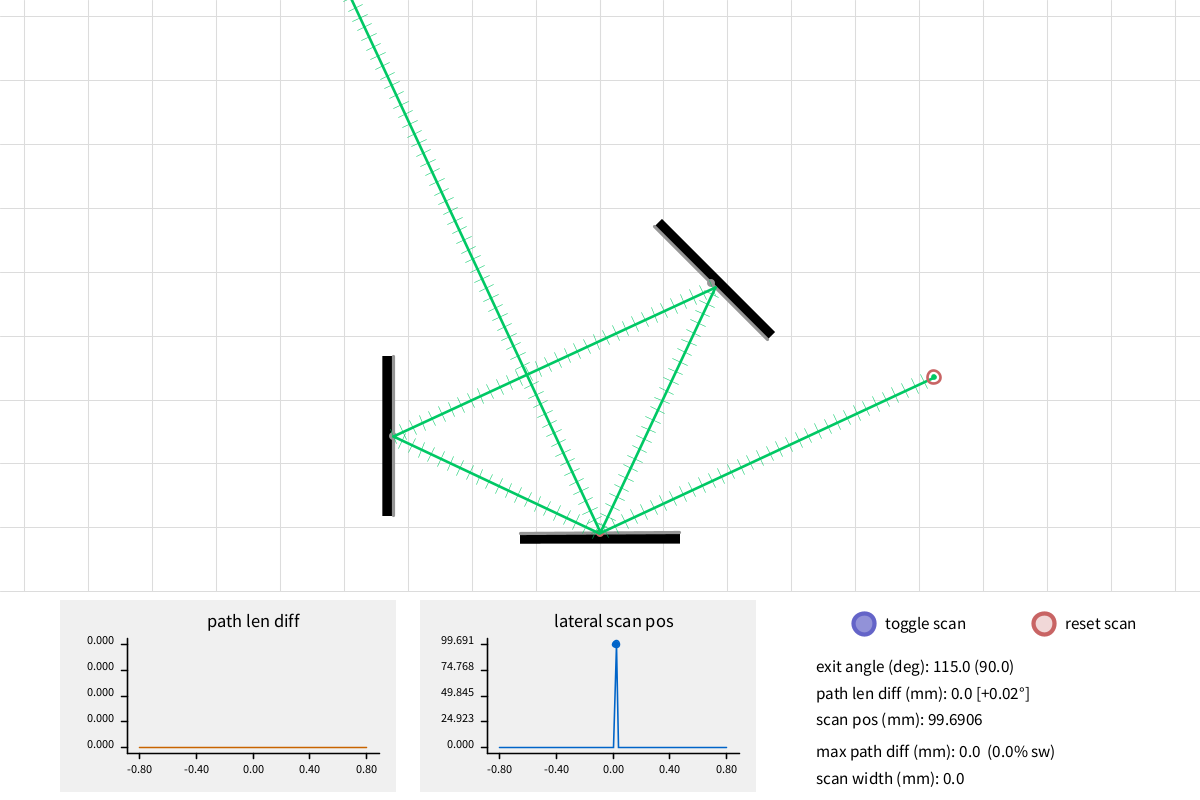
Frame 1 (no input)
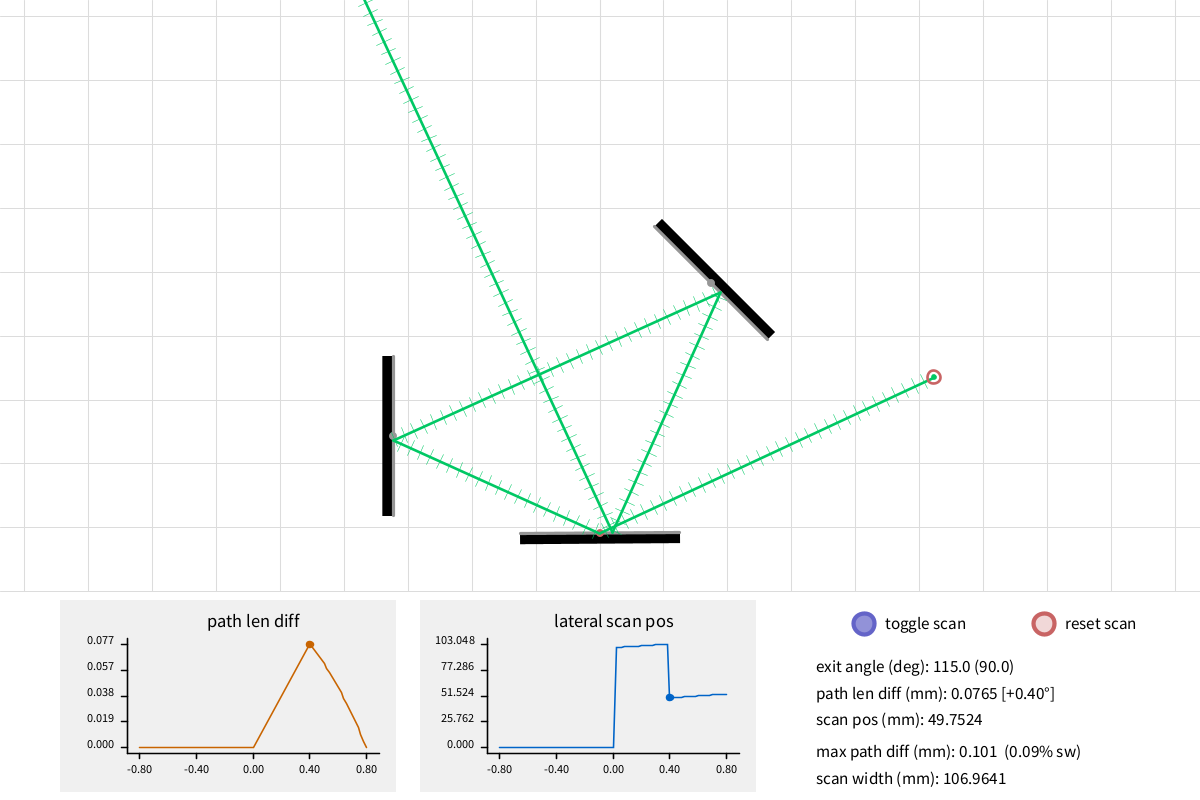
Frame 60 (the mouse pressed at the canvas centre just before this capture)
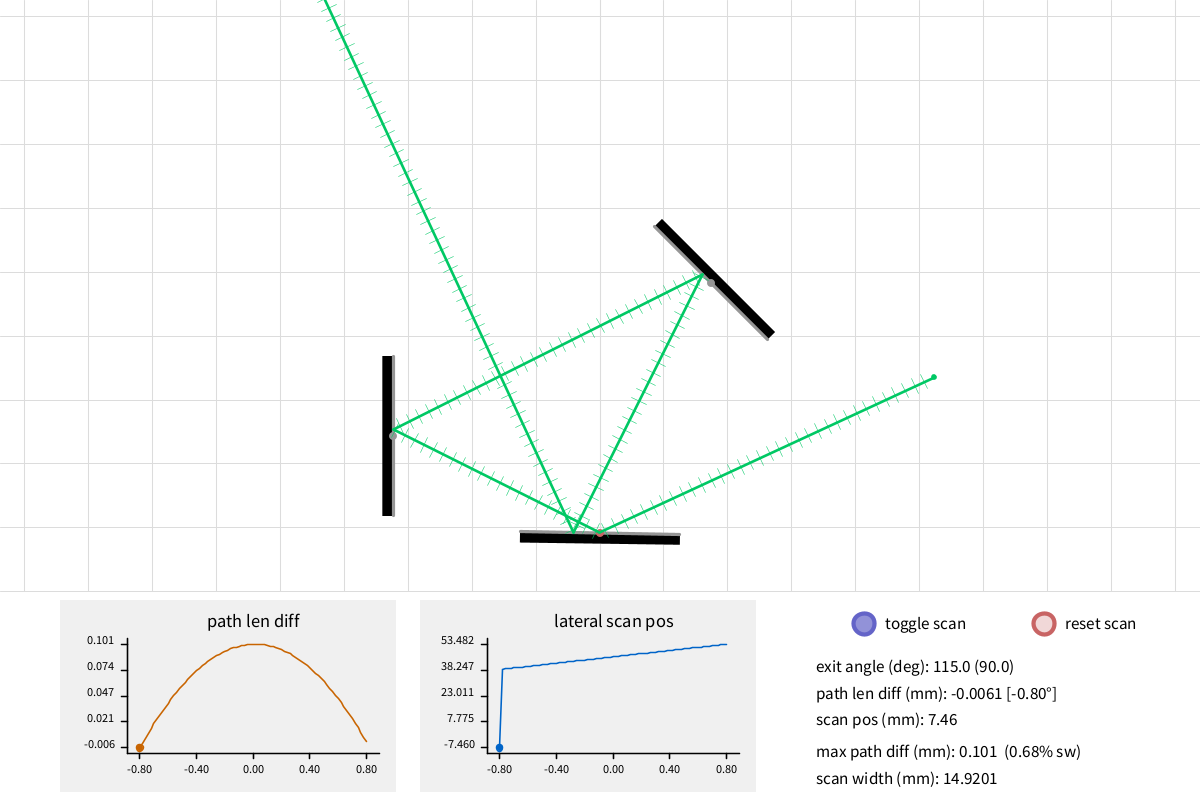
Frame 120 (the mouse held since frame 60 and released just before this capture)

The Processing sketch that drew these frames (run headless with seeded random() and noise(); from frame 60 on, the mouse is pressed at the canvas centre):

// Processing sketch: scandreas_sim
// ── scandreas_sim.pde
Mirror[] mr;
Source sc;
Button[] bt;
Plot[] plt;

int nmr = 3; // number of mirrors
float su; // screen units (to adjust for smaller screens, e.g. cellphone using APDE)
float rs; // real scale: screen unit size (mm)
float pannelTop;

int typeInUse; // type of object currently being modified
int activeObject; // object that is selected for editing
boolean doScan = true; // scan mirrors that are enabled to do so

float gridSpacing = 20; // grid spacing (mm)


final int TYPE_SOURCE = 1;
final int TYPE_MIRROR = 2;
final int TYPE_BUTTON = 3;
final int TYPE_NONE = -1;

void setup() {
  // fullScreen();
  size(1200,800);
  su = height/1500.0; // px/su
  rs = 0.16667; // mm/su
  pannelTop = height*0.74;
  
  sc = new Source( 934, 377, 155, nmr);

  mr = new Mirror[nmr];
  bt = new Button[2];
  plt = new Plot[3];

  mr[0] = new Mirror(600, 533, 90, 0);
  mr[0].scan = true; // scanning mirror
  mr[1] = new Mirror(393, 436, 0, 1);
  mr[2] = new Mirror(711, 283, -135, 2);
  

  bt[0] = new Button(width*0.72, height * 0.78, color(100, 100, 200), true, TYPE_NONE, "toggle scan");
  bt[1] = new Button(width*0.87, height * 0.78, color(200, 100, 100), true, TYPE_NONE, "reset scan");
  
  plt[0] = new Plot(width*0.05, height * 0.75, color(200, 100, 0), "path len diff", int(mr[0].scan_range));
  plt[1] = new Plot(width*0.35, height * 0.75, color(0, 100, 200), "lateral scan pos", int(mr[0].scan_range));
 
  for(int i = 0; i<plt[0].nvalues; i++){
    plt[0].xvalues[i] = (float(2 * i)/(mr[0].scan_range - 1) - 1) * degrees(-mr[0].scan_amp);
    plt[1].xvalues[i] = (float(2 * i)/(mr[0].scan_range - 1) - 1) * degrees(-mr[0].scan_amp);
  }
  
  activeObject = nmr;
  sc.trace();
  
  typeInUse = TYPE_NONE;
  
}
  
void draw() {
  background(255);
  makeGrid(gridSpacing/rs*su);
  
  for(int i = 0; i < bt.length; i++) {
    bt[i].check();
    }
  
  doScan = bt[0].statusOn;
  if (bt[1].statusOn){
    bt[1].statusOn = false;
    mr[0].scan_index = (mr[0].scan_range-1) / 2 - 1;
    mr[0].scan_step = 1;
    mr[0].scanStep();
  }
  
  for(int i=0; i<nmr; i++) {
    mr[i].update();
    println("m" + i, mr[i].pos, degrees(-mr[i].center_angle));
  }
  sc.update();
  println("r", sc.rays[0].pos, degrees(-sc.rays[0].dir.heading()));
  println();
  
  // painting bottom pannel
  noStroke();
  fill(255);
  rect(0, pannelTop, width, height*0.3);
 
  for(int i = 0; i < bt.length; i++) {
    bt[i].update();
  }
  sc.showMeasurements();
  
  plt[0].yvalues[mr[0].scan_index] = (sc.len - sc.scan_lminP) / su * rs;
  plt[1].yvalues[mr[0].scan_index] = (sc.scan_latPos - sc.scan_minLat - (sc.scan_maxLat - sc.scan_minLat)/2) / su * rs;
  
  plt[0].currIndex = mr[0].scan_index;
  plt[1].currIndex = mr[0].scan_index;
  
  plt[0].update();
  plt[1].update();
}


void makeGrid(float spacing){
  stroke(220);
  strokeWeight(2 * su);
  for(float x = 0; x < width/2 ; x += spacing){
    line(width/2 + x, 0, width/2 + x, height);
    line(width/2 - x, 0, width/2 - x, height);   
  }
  
  for(float y = 0; y < height/2; y += spacing){
    line(0, height/2 + y, width, height/2 + y);
    line(0, height/2 - y, width, height/2 - y);    
  }
}


float roundTo(float v, int decimals){
  float r = round(v * pow(10, decimals))/pow(10, decimals);
  return r;
}

// ── button.pde
class Button{
  color bcolor;
  float bx;
  float by;
  int enableType;
  boolean statusOn;
  boolean clicked;
  float diam;
  String label;
  boolean pressed;
  
  Button(float x, float y, color col, boolean status, int enable, String lbl){
    bx = x;
    by = y;
    bcolor = col;
    enableType = enable;
    statusOn = status;
    clicked = false;
    diam = 40 * su;
    label = lbl;
  }
  
  void check(){
    pressed = false;
    if (mousePressed && (typeInUse == TYPE_NONE || typeInUse == TYPE_BUTTON)) {
      float dst = PVector.dist(new PVector (mouseX, mouseY), new PVector (bx, by));
      if (dst < diam/2){ // clicked on button
        if(!clicked) {
          statusOn = !statusOn;
        }
        typeInUse = TYPE_BUTTON;
        pressed = true;
        clicked = true;
      } 
    } else {
      clicked = false;
      if (typeInUse == TYPE_BUTTON) typeInUse = TYPE_NONE;
    }
  } 
  
  void update(){ 
    int alpha;
    if(statusOn) alpha = 180; else alpha = 64;
    fill(color(red(bcolor), green(bcolor), blue(bcolor), alpha));
    stroke(bcolor);
    float w = 8 * su;
    if(pressed) w *= 1.5;
    strokeWeight(w);
    ellipse(bx, by, diam, diam);
    
    fill(0);
    textAlign(LEFT);
    textSize(32 * su);
    text(label, bx + diam, by + 0.5 * diam - 10 * su);
  }
}

// ── mirror.pde
class Mirror {
  PVector pos; // position
  PVector norm; // normal unit vector
  PVector par; // parallel unit vector
  float center_angle;
  int id; // internal object id
  
  boolean moving;
  boolean rotating;
  boolean clicked;
  boolean moff;

  float mrw; // mirror width
  boolean scan;
  int scan_range = 81; // should be odd
  int scan_step = 1;
  int scan_index;
  float scan_pos;
  float scan_amp = radians(-0.8);
  
  Mirror (float x, float y, float a, int mirror_id){
    pos = new PVector (x, y);
    center_angle = radians(-a);
    norm = PVector.fromAngle(center_angle);
    par = new PVector (-norm.y, norm.x);
    mrw = 50 / rs * su;
    id = mirror_id;
    rotating = false;
    moving = false;
    clicked = false;
    moff = false;
    scan = false;
    scan_pos = 0.0;
    scan_index = (scan_range-1) / 2 ; //center position
  }
  
  void scanStep(){
    scan_index += scan_step;
    
    scan_pos = (float(2 * scan_index)/(scan_range - 1) - 1) * scan_amp;
    
    norm = PVector.fromAngle(center_angle + scan_pos);
    par = new PVector (-norm.y, norm.x);
    
    if (scan_index == 0 ) {
      scan_step = 1;
      }
    if (scan_index == scan_range-1) {
      scan_step = -1;       
    }
  }
  
  void update() {
    if (mousePressed && (typeInUse == TYPE_NONE || typeInUse == TYPE_MIRROR) && mouseY < pannelTop-10) {
      
      PVector mpos =  new PVector(mouseX, mouseY);
      PVector delta = PVector.sub(mpos, pos);
      
      if(activeObject == id && delta.mag() > 50 * su && !clicked) moving = true;
      if ((delta.mag()< 25 * su && !rotating && !moff) || moving) { // select mirror
        if(activeObject == id && (moving || clicked)) { // move the mirror
            pos = mpos;
            moving = true;
          }
        if(activeObject == -1) {
          activeObject = id;
          typeInUse = TYPE_MIRROR;
        }
      }
      else if (abs(PVector.dot(delta, par)) > delta.mag() * .99 || rotating) { // rotate mirror
        if(activeObject == id){
          typeInUse = TYPE_MIRROR;
          if(abs(delta.mag() - mrw/2)< 25 * su) rotating = true;
          if(rotating && delta.mag() > 50 * su){
            par = delta.mult(PVector.dot(delta, par)).normalize();
            norm = new PVector(par.y, -par.x);
            center_angle = norm.heading() - scan_pos;
          }
        }
      }
      else {
        if(activeObject == id && !rotating && clicked){
          activeObject = -1;
          clicked = false;
        }
        moff = true;
      }
    } else {
      if(activeObject == id) {
        clicked = true;
        if (typeInUse == TYPE_MIRROR) typeInUse = TYPE_NONE;
      }
      rotating = false;
      moving = false;
      moff = false;

    } 
    
    if(scan && doScan) {
      scanStep();
    }
    
    noStroke();
    fill(0);
    quad( pos.x - par.x * mrw/2,                     pos.y - par.y * mrw/2,
          pos.x + par.x * mrw/2,                     pos.y + par.y * mrw/2,
          pos.x + par.x * mrw/2 - norm.x * 20 * su , pos.y + par.y * mrw/2 - norm.y * 20 * su,
          pos.x - par.x * mrw/2 - norm.x * 20 * su , pos.y - par.y * mrw/2 - norm.y * 20 * su  );
    
    stroke(150);
    fill(150);
    strokeWeight(6 * su);
    line(pos.x - par.x * mrw/2, pos.y - par.y * mrw/2, pos.x + par.x * mrw/2, pos.y + par.y * mrw/2);
    if(scan) fill(200, 100, 100);
    noStroke();
    ellipse(pos.x, pos.y, 15 * su, 15 * su);
    if (activeObject == id) {
      noFill();
      stroke(200, 100, 100);
      strokeWeight(5 * su);
      ellipse(pos.x, pos.y, 25 * su, 25 * su);
    }
  }


}

// ── plot.pde
class Plot{
  float px;
  float py;
  float xmax;
  float xmin;
  float ymax;
  float ymin;
  
  color plotCol;
  String title;
  String xLabel;
  String yLabel;
  
  int nvalues;
  float[] xvalues;
  float[] yvalues;
  int currIndex;
  
  float pw = width * 0.28;
  float ph = height * 0.24;
  float lmargin = 0.2 * pw;
  float rmargin = 0.95 * pw;
  float tmargin = 0.2 * ph;
  float bmargin = 0.8 * ph;
  
  
  Plot(float x, float y, color col, String plotTitle, int nval){
    px = x;
    py = y;
    plotCol = col;
    title = plotTitle;
    nvalues = nval;
    xvalues = new float[nvalues];
    yvalues = new float[nvalues];
  }
  
  void update (){
    xmax = max(xvalues);
    xmin = min(xvalues);
    ymax = max(yvalues);
    ymin = min(yvalues);
    
    float deltax = xmax-xmin + 1e-4;
    float deltay = ymax-ymin + 1e-4;
    float x, y;
    
    // canvas
    fill(240);
    noStroke();
    rect(px, py, pw, ph);
    
    // curve
    stroke(plotCol);
    strokeWeight(3*su);
    noFill();
    beginShape();
    for(int i = 0; i < nvalues; i++){
      x = px + lerp(lmargin, rmargin, 0.05 + 0.9 * (xvalues[i] - xmin)/deltax);
      y = py + lerp(bmargin, tmargin, 0.05 + 0.9 * (yvalues[i] - ymin)/deltay);
      vertex(x, y);      
    }
    endShape();
    fill(plotCol);
    ellipse( px + lerp(lmargin, rmargin, 0.05 + 0.9 * (xvalues[currIndex] - xmin)/deltax), py + lerp(bmargin, tmargin, 0.05 + 0.9 * (yvalues[currIndex] - ymin)/deltay), 12 * su, 12 * su);
    
    
    // axes
    stroke(0);
    fill(0);
    
    line(px + lmargin, py + bmargin, px + rmargin, py + bmargin);
    line(px + lmargin, py + tmargin, px + lmargin, py + bmargin);
    
    textSize(ph * 0.12 * su);
    for(int i = 0; i < 5; i++) {
      float q = 0.05 + float(i)/4 * 0.9;
      
      float dx = lerp(lmargin, rmargin, q);
      float dy = lerp(bmargin, tmargin, q);
      
      line(px + dx, py + bmargin, px + dx, py + bmargin + 10 * su);
      line(px + lmargin - 10 * su, py + dy, px + lmargin, py + dy);
      
      textAlign(CENTER);
      text(nf(lerp(xmin, xmax, float(i)/4), 1, 2), px + dx, py + bmargin + ph * 0.19 * su);
      textAlign(RIGHT);
      text(nf(lerp(ymin, ymax, float(i)/4), 1, 3), px + lmargin - ph * 0.12 * su, py + dy);
    }
    
    // title
    textAlign(CENTER);
    textSize(ph * 0.18 * su);
    text(title, px + (lmargin + rmargin)/2, py + tmargin * 0.7);
  }
}

// ── ray.pde
class Ray {
  PVector dir; // direction of propagation
  PVector pos; // position of the source
  PVector norm; // direction normal to the ray
  Float len; // length of the ray
  Float accLen; // accumulated length (from source)
  int fromMirror;
  
  Ray(float x, float y, PVector ray_dir) {
    pos = new PVector(x, y);
    dir = ray_dir;
    norm = new PVector (-dir.y, dir.x);
    len = max(width, height) * 2.0;
    accLen = 0.0;
    fromMirror = -1;
  }
  
  void update(){
    stroke(color(0, 200, 100));
    strokeWeight(5 * su);
    line(pos.x, pos.y, pos.x + dir.x * len, pos.y + dir.y * len);
    
    PVector perp = norm.copy().mult(15 * su);
    stroke(color(0, 200, 100));
    strokeWeight(su);
    float lpos;
    float step = 20 * su;
    for(int i =1; i <= (len+ accLen % step)/step; i++){
      lpos = i * step - accLen % step;
      line(pos.x + dir.x * lpos + perp.x,  pos.y + dir.y * lpos + perp.y, pos.x + dir.x * lpos - perp.x,  pos.y + dir.y * lpos - perp.y);
    }
  }
  
  PVector intersect(Mirror m){
    PVector diff = PVector.sub(pos, m.pos);
    float det = m.par.x * dir.y - m.par.y * dir.x ;
    float t = (m.par.y * diff.x - m.par.x * diff.y) / det;
    float u = (  dir.y * diff.x -    dir.x * diff.y) / det;
    PVector intersect = new PVector (t, u);
    return intersect;
  }
  
  Ray reflect(Mirror m){
    PVector ref_dir = PVector.add(m.par.copy().mult(m.par.dot(dir)), m.norm.copy().mult( - m.norm.dot(dir))); 
    Ray ref_ray = new Ray(pos.x + dir.x * len, pos.y + dir.y * len, ref_dir);
    return ref_ray;
  } 
}

// ── source.pde
class Source {
  Ray[] rays;
  PVector pos; // position of the source
  Float len; // length of the whole trace, excluding the last ray
  int maxRef = 20; // Limits the number of bounces to avoid problems
  int id;
  
  boolean moving;
  boolean rotating;
  boolean clicked;
  boolean moff;

  float scan_latPos = 0;
  float scan_minLat = 0;
  float scan_maxLat = 0;
  float scan_minPath = 1e6;
  float scan_maxPath = 0;
  float scan_lminP = Float.NaN; // last scan min
  float scan_lmaxP = Float.NaN; // las scan max
  
  Source(float x, float y, float a, int source_id){
    pos = new PVector(x, y);
    PVector ray_dir = PVector.fromAngle(a/180*PI);
    rays = new Ray[1];
    rays[0] = new Ray(pos.x, pos.y, ray_dir);
    moving = false;
    rotating = false;
    clicked = false;
    moff = false;
    id = source_id;
  }
  
  void trace(){
    float far;
    rays = (Ray[]) expand(rays, 1); // delete current ray tracing except first segment
    int rindex = 0;
    int hit = 0;
    
    while(hit > -1){
      hit = -1;
      far = (width + height) * 2;
      for(int i=0; i<nmr; i++) {
        PVector irm = rays[rindex].intersect(mr[i]);
        if (  irm.x < far && irm.x >= 0 // crossed a mirror plane closer than those of previous checks
              && abs(irm.y) <= mr[i].mrw/2 // within the mirror width
              && rays[rindex].fromMirror != i // is not the mirror where it comes from
              ){
          far = irm.x;
          hit = i;
        }
      }
      
      rays[rindex].len = far;
      
      if (hit > -1){ // ray hit something
        if (PVector.dot(mr[hit].norm, rays[rindex].dir) < 0){ // hit mirror on the shiny side, add ray reflected from the hit point
          Ray ref_ray = rays[rindex].reflect(mr[hit]);
          ref_ray.fromMirror = hit;
          ref_ray.accLen = rays[rindex].accLen + rays[rindex].len; 
          rays = (Ray[]) append(rays, ref_ray);
        }
        else { // stop bouncing rays around
          hit = -1;
        }
      } else { // set a fixed-distance, off-screen, perpendicular target
        // The math simulates a target that is (width+height)/2 away [i.e. always off-screen] 
        // from the center and perpendicular to the exit beam direction
        
        float target_dist = (width + height)/2.0;
        PVector target = PVector.add(new PVector(width/2, height/2), rays[rindex].dir.copy().mult(target_dist)); 
        rays[rindex].len = PVector.dot(PVector.sub(target, rays[rindex].pos), rays[rindex].dir);
      }
      
      rindex++;
      if(rindex > maxRef) hit = -1;
    }
  
  len = rays[rays.length-1].accLen + rays[rays.length-1].len;

  }
  
  void update(){
    if (mousePressed && (typeInUse == TYPE_NONE || typeInUse == TYPE_SOURCE) && mouseY < pannelTop-10) {
      PVector mpos = new PVector (mouseX, mouseY);
      PVector delta = PVector.sub(mpos, pos);
      
      if(activeObject == id && delta.mag() > 50 * su && !clicked) moving = true;
      if((delta.mag()< 25 * su && !rotating && !moff) || moving) { // moving the source
        if(activeObject == id && (moving || clicked)) { // move the mirror
            pos = mpos;
            rays[0].pos  = pos;
            moving = true;
          }
        if(activeObject == -1){
          activeObject = id;
          typeInUse = TYPE_SOURCE;
        }  
      }
      else if (abs(PVector.dot(delta, rays[0].dir)) > delta.mag() * .99 || rotating) {
        if(activeObject == id){
          typeInUse = TYPE_SOURCE;
          if(abs(delta.mag())< rays[0].len + 25 * su && abs(PVector.dot(delta, rays[0].norm)) < 25 * su ) rotating = true;
          if(rotating && delta.mag() > 50 * su){
            rays[0].dir = delta.normalize();
            rays[0].norm = new PVector(rays[0].dir.y, -rays[0].dir.x);
          }
        }
      }
    else {
        if(activeObject == id && !rotating && clicked){
          activeObject = -1;
          clicked = false;
        }
        moff = true;
      }
    } else {
      if(activeObject == id) {
        clicked = true;
        if (typeInUse == TYPE_MIRROR) typeInUse = TYPE_NONE;
      }
      rotating = false;
      moving = false;
      moff = false;
      if (typeInUse == TYPE_SOURCE) typeInUse = TYPE_NONE;
    }
    
    trace(); // check if it hits something and reflect accordingly
   
    if (doScan) { // to keep the ray scan statistics after tracing
      scan_minPath =  min(scan_minPath, len);
      scan_maxPath =  max(scan_maxPath, len);
      
      float lat_pos =  PVector.dot(rays[rays.length - 1].pos, new PVector(- rays[rays.length - 1].dir.y, rays[rays.length - 1].dir.x)); 
      scan_latPos = lat_pos;
      
      if (mr[0].scan_index == 0 ) {
        scan_minLat = lat_pos;
      }
      if (mr[0].scan_index == mr[0].scan_range - 1) {
        scan_maxLat  = lat_pos;      
        
        scan_lminP = scan_minPath;
        scan_lmaxP = scan_maxPath;
        scan_minPath = Float.NaN;
        scan_maxPath = Float.NaN;
      }  
    }
   
    for (int i=0; i < rays.length; i++){
      rays[i].update();
    }

    fill(color(0, 200, 100));
    ellipse(pos.x, pos.y, 10 * su, 10 * su);
    if (activeObject == id) {
      noFill();
      stroke(200, 100, 100);
      strokeWeight(5 * su);
      ellipse(pos.x, pos.y, 25 * su, 25 * su);
    }
  }
  void showMeasurements(){
    fill(0);
    textAlign(LEFT);
    textSize(32 * su);
    float textH = height * 0.84;
    float textW = width * 0.68;
    float dH = 50 * su;
    text("exit angle (deg): " + roundTo(-degrees(rays[rays.length-1].dir.heading()), 4) + " ("+ roundTo(degrees(acos(PVector.dot(rays[rays.length-1].dir, rays[0].dir))), 4) +")", textW, textH);
    text("path len diff (mm): " + roundTo((len - scan_lminP) / su * rs, 4) + " ["+ nfp(degrees(- mr[0].scan_pos), 1, 2)+"°]", textW, textH + dH);
    text("scan pos (mm): " + roundTo(abs(scan_latPos - scan_minLat - (scan_maxLat - scan_minLat)/2) / su * rs, 4) , textW, textH + 2 * dH);
    text("max path diff (mm): " + roundTo((scan_lmaxP - scan_lminP) / su * rs, 4) + "  (" + roundTo(abs((scan_lmaxP - scan_lminP)/(scan_maxLat - scan_minLat) * 100),2) + "% sw)", textW, textH + 3.2 * dH);
    text("scan width (mm): " + roundTo(abs(scan_maxLat - scan_minLat) / su * rs, 4), textW, textH + 4.2 * dH);
  }
}
